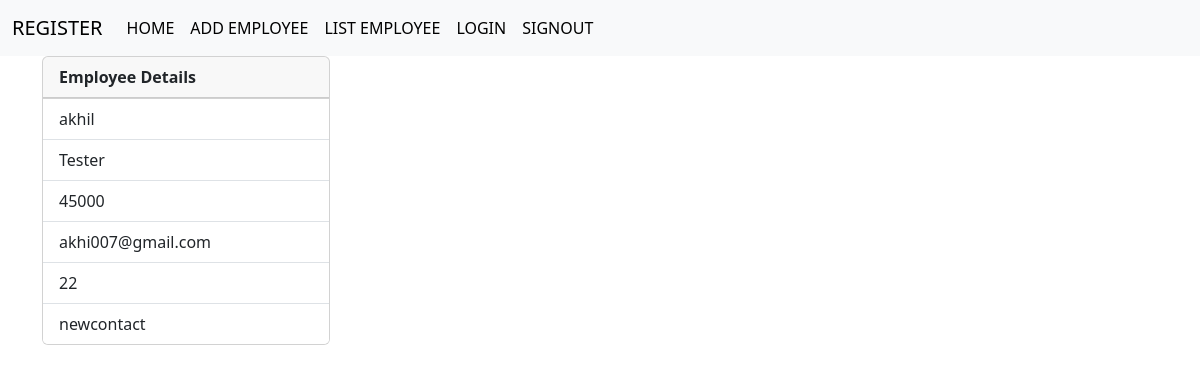
/employee/2 (signed in), run on the app's committed database.
### crm/models.py (models this page shows, shortened)
class Employee(models.Model):
    name=models.CharField(max_length=100)
    age=models.PositiveIntegerField()
    email=models.EmailField(unique=True)
    contact=models.CharField(max_length=10,null=True)
    department=models.CharField(max_length=100)
    salary=models.PositiveIntegerField()
    profile_pic=models.ImageField(upload_to="images",null=True,blank=True)
    dob=models.DateField(null=True,blank=True)

### crm/views.py (the view)
# urls.py: path("employee/<int:pk>",views.EmployeeDetailView.as_view(),name="emp-detail"),
@method_decorator(signin_required,name="dispatch")
class EmployeeDetailView(View):
    def get(self,request,*args,**kwargs):
        id=kwargs.get("pk")
        qs=Employee.objects.get(id=id)
        return render(request,"emp_detail.html",{"data":qs})

### crm/views.py (called while the page is built)
def signin_required(fn):
    def wrapper(request,*args, **kwargs):
        if not request.user.is_authenticated:
            messages.error(request,"Invalid Session")
            return redirect("signin")
        else:
            return fn(request,*args,**kwargs)
    return wrapper

### crm/templates/emp_detail.html (shortened to what this page needs)
{%extends 'base.html'%}
{%block body_block%}
<div class="container">
  <div>
      <div class="card" style="width: 18rem;">
          <div class="card-header">
            <b>Employee Details</b>
          </div>
          <ul class="list-group list-group-flush">
            <li class="list-group-item">{{data.name}}</li>
            <li class="list-group-item">{{data.department}}</li>
            <li class="list-group-item">{{data.salary}}</li>
            <li class="list-group-item">{{data.email}}</li>
            <li class="list-group-item">{{data.age}}</li>
            <li class="list-group-item">{{data.contact}}</li>
          </ul>
        </div>
  </div>
</div>
{%endblock%}

### data on the page
Employee: name "akhil", department "Tester", salary "45000", email "akhi007@gmail.com", age "22", contact "newcontact"
